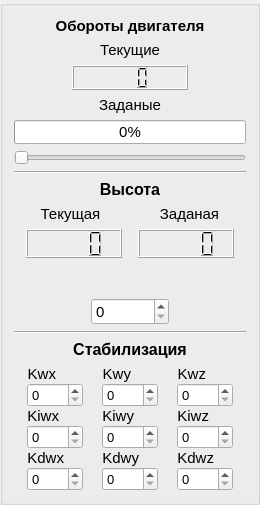
     <widget class="QGroupBox" name="groupBox">
      <property name="sizePolicy">
       <sizepolicy hsizetype="Expanding" vsizetype="Expanding">
        <horstretch>0</horstretch>
        <verstretch>0</verstretch>
       </sizepolicy>
      </property>
      <property name="maximumSize">
       <size>
        <width>260</width>
        <height>16777215</height>
       </size>
      </property>
      <property name="font">
       <font>
        <pointsize>11</pointsize>
       </font>
      </property>
      <property name="title">
       <string/>
      </property>
      <layout class="QVBoxLayout" name="verticalLayout_6">
       <item>
        <layout class="QVBoxLayout" name="verticalLayout_3" stretch="1,1,16,1,15,1">
         <item>
          <widget class="QLabel" name="label_5">
           <property name="sizePolicy">
            <sizepolicy hsizetype="Expanding" vsizetype="Expanding">
             <horstretch>0</horstretch>
             <verstretch>0</verstretch>
            </sizepolicy>
           </property>
           <property name="font">
            <font>
             <pointsize>11</pointsize>
             <weight>75</weight>
             <bold>true</bold>
            </font>
           </property>
           <property name="text">
            <string>Обороты двигателя</string>
           </property>
           <property name="alignment">
            <set>Qt::AlignCenter</set>
           </property>
          </widget>
         </item>
         <item>
          <widget class="QLabel" name="label_6">
           <property name="sizePolicy">
            <sizepolicy hsizetype="Expanding" vsizetype="Expanding">
             <horstretch>0</horstretch>
             <verstretch>0</verstretch>
            </sizepolicy>
           </property>
           <property name="font">
            <font>
             <pointsize>11</pointsize>
            </font>
           </property>
           <property name="text">
            <string>Текущие</string>
           </property>
           <property name="alignment">
            <set>Qt::AlignCenter</set>
           </property>
          </widget>
         </item>
         <item>
          <layout class="QHBoxLayout" name="horizontalLayout_5" stretch="4,8,4">
           <item>
            <spacer name="horizontalSpacer_3">
             <property name="orientation">
              <enum>Qt::Horizontal</enum>
             </property>
             <property name="sizeHint" stdset="0">
              <size>
               <width>40</width>
               <height>20</height>
              </size>
             </property>
            </spacer>
           </item>
           <item>
            <widget class="QLCDNumber" name="lcdNumber_3">
             <property name="enabled">
              <bool>true</bool>
             </property>
             <property name="sizePolicy">
              <sizepolicy hsizetype="Expanding" vsizetype="Expanding">
               <horstretch>0</horstretch>
               <verstretch>0</verstretch>
              </sizepolicy>
             </property>
             <property name="font">
              <font>
               <pointsize>20</pointsize>
              </font>
             </property>
             <property name="styleSheet">
              <string notr="true"/>
             </property>
             <property name="digitCount">
              <number>3</number>
             </property>
             <property name="intValue" stdset="0">
              <number>0</number>
             </property>
            </widget>
           </item>
           <item>
            <spacer name="horizontalSpacer_4">
             <property name="orientation">
              <enum>Qt::Horizontal</enum>
             </property>
             <property name="sizeHint" stdset="0">
              <size>
               <width>40</width>
               <height>20</height>
              </size>
             </property>
            </spacer>
           </item>
          </layout>
         </item>
         <item>
          <widget class="QLabel" name="label_7">
           <property name="sizePolicy">
            <sizepolicy hsizetype="Expanding" vsizetype="Expanding">
             <horstretch>0</horstretch>
             <verstretch>0</verstretch>
            </sizepolicy>
           </property>
           <property name="text">
            <string>Заданые</string>
           </property>
           <property name="alignment">
            <set>Qt::AlignCenter</set>
           </property>
          </widget>
         </item>
         <item>
          <widget class="QProgressBar" name="progressBar">
           <property name="sizePolicy">
            <sizepolicy hsizetype="Expanding" vsizetype="Expanding">
             <horstretch>0</horstretch>
             <verstretch>0</verstretch>
            </sizepolicy>
           </property>
           <property name="minimum">
            <number>1</number>
           </property>
           <property name="value">
            <number>1</number>
           </property>
          </widget>
         </item>
         <item>
          <widget class="QSlider" name="horizontalSlider">
           <property name="sizePolicy">
            <sizepolicy hsizetype="Expanding" vsizetype="Expanding">
             <horstretch>0</horstretch>
             <verstretch>0</verstretch>
            </sizepolicy>
           </property>
           <property name="minimum">
            <number>1</number>
           </property>
           <property name="maximum">
            <number>100</number>
           </property>
           <property name="value">
            <number>1</number>
           </property>
           <property name="sliderPosition">
            <number>1</number>
           </property>
           <property name="orientation">
            <enum>Qt::Horizontal</enum>
           </property>
          </widget>
         </item>
        </layout>
       </item>
       <item>
        <widget class="Line" name="line_6">
         <property name="orientation">
          <enum>Qt::Horizontal</enum>
         </property>
        </widget>
       </item>
       <item>
        <layout class="QVBoxLayout" name="verticalLayout_5" stretch="2,2,5,6,4">
         <item>
          <widget class="QLabel" name="label_3">
           <property name="sizePolicy">
            <sizepolicy hsizetype="Expanding" vsizetype="Expanding">
             <horstretch>0</horstretch>
             <verstretch>0</verstretch>
            </sizepolicy>
           </property>
           <property name="font">
            <font>
             <pointsize>12</pointsize>
             <weight>75</weight>
             <bold>true</bold>
             <underline>false</underline>
            </font>
           </property>
           <property name="text">
            <string>Высота</string>
           </property>
           <property name="alignment">
            <set>Qt::AlignCenter</set>
           </property>
          </widget>
         </item>
         <item>
          <layout class="QHBoxLayout" name="horizontalLayout_7">
           <item>
            <widget class="QLabel" name="label">
             <property name="sizePolicy">
              <sizepolicy hsizetype="Expanding" vsizetype="Expanding">
               <horstretch>0</horstretch>
               <verstretch>0</verstretch>
              </sizepolicy>
             </property>
             <property name="text">
              <string>Текущая</string>
             </property>
             <property name="alignment">
              <set>Qt::AlignCenter</set>
             </property>
            </widget>
           </item>
           <item>
            <widget class="QLabel" name="label_2">
             <property name="sizePolicy">
              <sizepolicy hsizetype="Expanding" vsizetype="Expanding">
               <horstretch>0</horstretch>
               <verstretch>0</verstretch>
              </sizepolicy>
             </property>
             <property name="text">
              <string>Заданая</string>
             </property>
             <property name="alignment">
              <set>Qt::AlignCenter</set>
             </property>
            </widget>
           </item>
          </layout>
         </item>
         <item>
          <layout class="QHBoxLayout" name="horizontalLayout_6" stretch="1,8,1,8,1">
           <property name="spacing">
            <number>5</number>
           </property>
           <item>
            <spacer name="horizontalSpacer_6">
             <property name="orientation">
              <enum>Qt::Horizontal</enum>
             </property>
             <property name="sizeHint" stdset="0">
              <size>
               <width>40</width>
               <height>20</height>
              </size>
             </property>
            </spacer>
           </item>
           <item>
            <widget class="QLCDNumber" name="lcdNumber_2">
             <property name="enabled">
              <bool>true</bool>
             </property>
             <property name="sizePolicy">
              <sizepolicy hsizetype="Expanding" vsizetype="Expanding">
               <horstretch>0</horstretch>
               <verstretch>0</verstretch>
              </sizepolicy>
             </property>
             <property name="font">
              <font>
               <pointsize>20</pointsize>
              </font>
             </property>
             <property name="layoutDirection">
              <enum>Qt::LeftToRight</enum>
             </property>
             <property name="smallDecimalPoint">
              <bool>false</bool>
             </property>
             <property name="digitCount">
              <number>4</number>
             </property>
             <property name="intValue" stdset="0">
              <number>0</number>
             </property>
            </widget>
           </item>
           <item>
            <spacer name="horizontalSpacer_5">
             <property name="orientation">
              <enum>Qt::Horizontal</enum>
             </property>
             <property name="sizeHint" stdset="0">
              <size>
               <width>40</width>
               <height>20</height>
              </size>
             </property>
            </spacer>
           </item>
           <item>
            <widget class="QLCDNumber" name="lcdNumber">
             <property name="enabled">
              <bool>true</bool>
             </property>
             <property name="sizePolicy">
              <sizepolicy hsizetype="Expanding" vsizetype="Expanding">
               <horstretch>0</horstretch>
               <verstretch>0</verstretch>
              </sizepolicy>
             </property>
             <property name="font">
              <font>
               <pointsize>20</pointsize>
              </font>
             </property>
             <property name="digitCount">
              <number>4</number>
             </property>
             <property name="intValue" stdset="0">
              <number>0</number>
             </property>
            </widget>
           </item>
           <item>
            <spacer name="horizontalSpacer_7">
             <property name="orientation">
              <enum>Qt::Horizontal</enum>
             </property>
             <property name="sizeHint" stdset="0">
              <size>
               <width>40</width>
               <height>20</height>
              </size>
             </property>
            </spacer>
           </item>
          </layout>
         </item>
         <item>
          <spacer name="verticalSpacer_2">
           <property name="orientation">
            <enum>Qt::Vertical</enum>
           </property>
           <property name="sizeHint" stdset="0">
            <size>
             <width>20</width>
             <height>40</height>
            </size>
           </property>
          </spacer>
         </item>
         <item>
          <layout class="QHBoxLayout" name="horizontalLayout_8">
           <item>
            <spacer name="horizontalSpacer_8">
             <property name="orientation">
              <enum>Qt::Horizontal</enum>
             </property>
             <property name="sizeHint" stdset="0">
              <size>
               <width>40</width>
               <height>20</height>
              </size>
             </property>
            </spacer>
           </item>
           <item>
            <widget class="QSpinBox" name="spinBox">
             <property name="sizePolicy">
              <sizepolicy hsizetype="Expanding" vsizetype="Expanding">
               <horstretch>0</horstretch>
               <verstretch>0</verstretch>
              </sizepolicy>
             </property>
             <property name="maximumSize">
              <size>
               <width>16777215</width>
               <height>35</height>
              </size>
             </property>
             <property name="maximum">
              <number>6000</number>
             </property>
             <property name="value">
              <number>0</number>
             </property>
            </widget>
           </item>
           <item>
            <spacer name="horizontalSpacer">
             <property name="orientation">
              <enum>Qt::Horizontal</enum>
             </property>
             <property name="sizeHint" stdset="0">
              <size>
               <width>40</width>
               <height>20</height>
              </size>
             </property>
            </spacer>
           </item>
          </layout>
         </item>
        </layout>
       </item>
       <item>
        <widget class="Line" name="line_4">
         <property name="orientation">
          <enum>Qt::Horizontal</enum>
         </property>
        </widget>
       </item>
       <item>
        <layout class="QVBoxLayout" name="verticalLayout">
         <item>
          <widget class="QLabel" name="label_4">
           <property name="sizePolicy">
            <sizepolicy hsizetype="Preferred" vsizetype="Maximum">
             <horstretch>0</horstretch>
             <verstretch>0</verstretch>
            </sizepolicy>
           </property>
           <property name="font">
            <font>
             <pointsize>12</pointsize>
             <weight>75</weight>
             <bold>true</bold>
            </font>
           </property>
           <property name="text">
            <string>Стабилизация</string>
           </property>
           <property name="alignment">
            <set>Qt::AlignCenter</set>
           </property>
          </widget>
         </item>
         <item>
          <layout class="QGridLayout" name="gridLayout_8">
           <property name="verticalSpacing">
            <number>0</number>
           </property>
           <item row="3" column="1">
            <widget class="QSpinBox" name="spinBox_12">
             <property name="sizePolicy">
              <sizepolicy hsizetype="Minimum" vsizetype="Minimum">
               <horstretch>0</horstretch>
               <verstretch>0</verstretch>
              </sizepolicy>
             </property>
             <property name="font">
              <font>
               <pointsize>10</pointsize>
              </font>
             </property>
             <property name="maximum">
              <number>6000</number>
             </property>
            </widget>
           </item>
           <item row="0" column="2">
            <widget class="QLabel" name="label_26">
             <property name="sizePolicy">
              <sizepolicy hsizetype="Maximum" vsizetype="Maximum">
               <horstretch>0</horstretch>
               <verstretch>0</verstretch>
              </sizepolicy>
             </property>
             <property name="font">
              <font>
               <pointsize>11</pointsize>
               <weight>50</weight>
               <bold>false</bold>
              </font>
             </property>
             <property name="text">
              <string>Kwz</string>
             </property>
             <property name="alignment">
              <set>Qt::AlignRight|Qt::AlignTrailing|Qt::AlignVCenter</set>
             </property>
            </widget>
           </item>
           <item row="0" column="0">
            <widget class="QLabel" name="label_22">
             <property name="sizePolicy">
              <sizepolicy hsizetype="Maximum" vsizetype="Maximum">
               <horstretch>0</horstretch>
               <verstretch>0</verstretch>
              </sizepolicy>
             </property>
             <property name="font">
              <font>
               <pointsize>11</pointsize>
               <weight>50</weight>
               <bold>false</bold>
              </font>
             </property>
             <property name="text">
              <string>Kwx</string>
             </property>
             <property name="alignment">
              <set>Qt::AlignRight|Qt::AlignTrailing|Qt::AlignVCenter</set>
             </property>
            </widget>
           </item>
           <item row="4" column="1">
            <widget class="QLabel" name="label_25">
             <property name="sizePolicy">
              <sizepolicy hsizetype="Maximum" vsizetype="Maximum">
               <horstretch>0</horstretch>
               <verstretch>0</verstretch>
              </sizepolicy>
             </property>
             <property name="font">
              <font>
               <pointsize>11</pointsize>
               <weight>50</weight>
               <bold>false</bold>
              </font>
             </property>
             <property name="text">
              <string>Kdwy</string>
             </property>
             <property name="alignment">
              <set>Qt::AlignRight|Qt::AlignTrailing|Qt::AlignVCenter</set>
             </property>
            </widget>
           </item>
           <item row="1" column="1">
            <widget class="QSpinBox" name="spinBox_15">
             <property name="sizePolicy">
              <sizepolicy hsizetype="Minimum" vsizetype="Minimum">
               <horstretch>0</horstretch>
               <verstretch>0</verstretch>
              </sizepolicy>
             </property>
             <property name="font">
              <font>
               <pointsize>10</pointsize>
              </font>
             </property>
             <property name="maximum">
              <number>6000</number>
             </property>
            </widget>
           </item>
           <item row="2" column="1">
            <widget class="QLabel" name="label_21">
             <property name="sizePolicy">
              <sizepolicy hsizetype="Maximum" vsizetype="Maximum">
               <horstretch>0</horstretch>
               <verstretch>0</verstretch>
              </sizepolicy>
             </property>
             <property name="font">
              <font>
               <pointsize>11</pointsize>
               <weight>50</weight>
               <bold>false</bold>
              </font>
             </property>
             <property name="text">
              <string>Kiwy</string>
             </property>
             <property name="alignment">
              <set>Qt::AlignRight|Qt::AlignTrailing|Qt::AlignVCenter</set>
             </property>
            </widget>
           </item>
           <item row="5" column="0">
            <widget class="QSpinBox" name="spinBox_14">
             <property name="sizePolicy">
              <sizepolicy hsizetype="Minimum" vsizetype="Minimum">
               <horstretch>0</horstretch>
               <verstretch>0</verstretch>
              </sizepolicy>
             </property>
             <property name="font">
              <font>
               <pointsize>10</pointsize>
              </font>
             </property>
             <property name="maximum">
              <number>6000</number>
             </property>
            </widget>
           </item>
           <item row="2" column="2">
            <widget class="QLabel" name="label_28">
             <property name="sizePolicy">
              <sizepolicy hsizetype="Maximum" vsizetype="Maximum">
               <horstretch>0</horstretch>
               <verstretch>0</verstretch>
              </sizepolicy>
             </property>
             <property name="font">
              <font>
               <pointsize>11</pointsize>
               <weight>50</weight>
               <bold>false</bold>
              </font>
             </property>
             <property name="text">
              <string>Kiwz</string>
             </property>
             <property name="alignment">
              <set>Qt::AlignRight|Qt::AlignTrailing|Qt::AlignVCenter</set>
             </property>
            </widget>
           </item>
           <item row="1" column="0">
            <widget class="QSpinBox" name="spinBox_13">
             <property name="sizePolicy">
              <sizepolicy hsizetype="Minimum" vsizetype="Minimum">
               <horstretch>0</horstretch>
               <verstretch>0</verstretch>
              </sizepolicy>
             </property>
             <property name="font">
              <font>
               <pointsize>10</pointsize>
              </font>
             </property>
             <property name="maximum">
              <number>6000</number>
             </property>
            </widget>
           </item>
           <item row="4" column="2">
            <widget class="QLabel" name="label_27">
             <property name="sizePolicy">
              <sizepolicy hsizetype="Maximum" vsizetype="Maximum">
               <horstretch>0</horstretch>
               <verstretch>0</verstretch>
              </sizepolicy>
             </property>
             <property name="font">
              <font>
               <pointsize>11</pointsize>
               <weight>50</weight>
               <bold>false</bold>
              </font>
             </property>
             <property name="text">
              <string>Kdwz</string>
             </property>
             <property name="alignment">
              <set>Qt::AlignRight|Qt::AlignTrailing|Qt::AlignVCenter</set>
             </property>
            </widget>
           </item>
           <item row="0" column="1">
            <widget class="QLabel" name="label_20">
             <property name="sizePolicy">
              <sizepolicy hsizetype="Maximum" vsizetype="Maximum">
               <horstretch>0</horstretch>
               <verstretch>0</verstretch>
              </sizepolicy>
             </property>
             <property name="font">
              <font>
               <pointsize>11</pointsize>
               <weight>50</weight>
               <bold>false</bold>
              </font>
             </property>
             <property name="text">
              <string>Kwy</string>
             </property>
             <property name="alignment">
              <set>Qt::AlignRight|Qt::AlignTrailing|Qt::AlignVCenter</set>
             </property>
            </widget>
           </item>
           <item row="3" column="0">
            <widget class="QSpinBox" name="spinBox_17">
             <property name="sizePolicy">
              <sizepolicy hsizetype="Minimum" vsizetype="Minimum">
               <horstretch>0</horstretch>
               <verstretch>0</verstretch>
              </sizepolicy>
             </property>
             <property name="font">
              <font>
               <pointsize>10</pointsize>
              </font>
             </property>
             <property name="maximum">
              <number>6000</number>
             </property>
            </widget>
           </item>
           <item row="1" column="2">
            <widget class="QSpinBox" name="spinBox_18">
             <property name="sizePolicy">
              <sizepolicy hsizetype="Minimum" vsizetype="Minimum">
               <horstretch>0</horstretch>
               <verstretch>0</verstretch>
              </sizepolicy>
             </property>
             <property name="font">
              <font>
               <pointsize>10</pointsize>
              </font>
             </property>
             <property name="maximum">
              <number>6000</number>
             </property>
            </widget>
           </item>
           <item row="2" column="0">
            <widget class="QLabel" name="label_24">
             <property name="sizePolicy">
              <sizepolicy hsizetype="Maximum" vsizetype="Maximum">
               <horstretch>0</horstretch>
               <verstretch>0</verstretch>
              </sizepolicy>
             </property>
             <property name="font">
              <font>
               <pointsize>11</pointsize>
               <weight>50</weight>
               <bold>false</bold>
              </font>
             </property>
             <property name="text">
              <string>Kiwx</string>
             </property>
             <property name="alignment">
              <set>Qt::AlignRight|Qt::AlignTrailing|Qt::AlignVCenter</set>
             </property>
            </widget>
           </item>
           <item row="3" column="2">
            <widget class="QSpinBox" name="spinBox_19">
             <property name="sizePolicy">
              <sizepolicy hsizetype="Minimum" vsizetype="Minimum">
               <horstretch>0</horstretch>
               <verstretch>0</verstretch>
              </sizepolicy>
             </property>
             <property name="font">
              <font>
               <pointsize>10</pointsize>
              </font>
             </property>
             <property name="maximum">
              <number>6000</number>
             </property>
            </widget>
           </item>
           <item row="5" column="2">
            <widget class="QSpinBox" name="spinBox_20">
             <property name="sizePolicy">
              <sizepolicy hsizetype="Minimum" vsizetype="Minimum">
               <horstretch>0</horstretch>
               <verstretch>0</verstretch>
              </sizepolicy>
             </property>
             <property name="font">
              <font>
               <pointsize>10</pointsize>
              </font>
             </property>
             <property name="maximum">
              <number>6000</number>
             </property>
            </widget>
           </item>
           <item row="5" column="1">
            <widget class="QSpinBox" name="spinBox_16">
             <property name="sizePolicy">
              <sizepolicy hsizetype="Minimum" vsizetype="Minimum">
               <horstretch>0</horstretch>
               <verstretch>0</verstretch>
              </sizepolicy>
             </property>
             <property name="font">
              <font>
               <pointsize>10</pointsize>
              </font>
             </property>
             <property name="maximum">
              <number>6000</number>
             </property>
            </widget>
           </item>
           <item row="4" column="0">
            <widget class="QLabel" name="label_23">
             <property name="sizePolicy">
              <sizepolicy hsizetype="Maximum" vsizetype="Maximum">
               <horstretch>0</horstretch>
               <verstretch>0</verstretch>
              </sizepolicy>
             </property>
             <property name="font">
              <font>
               <pointsize>11</pointsize>
               <weight>50</weight>
               <bold>false</bold>
              </font>
             </property>
             <property name="text">
              <string>Kdwx</string>
             </property>
             <property name="alignment">
              <set>Qt::AlignRight|Qt::AlignTrailing|Qt::AlignVCenter</set>
             </property>
            </widget>
           </item>
          </layout>
         </item>
        </layout>
       </item>
      </layout>
     </widget>
